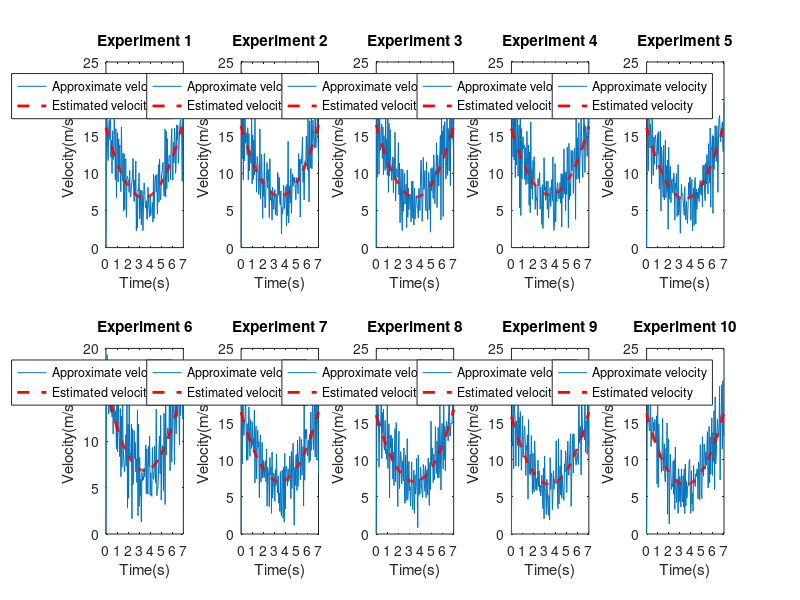

The MATLAB source for this figure:
%%
% ESC597 |Assignment 5
% 10/01/2019
% 6. part 
%Written by Mecit Altan Alioglu
%%
clc
clear all

load Assignment5Data.txt

A= Assignment5Data;

for j=1:10
for i=2:141
    
V(i,j)=sqrt((A(i,3*j-1)-A(i-1,3*j-1))^2+(A(i,3*j)-A(i-1,3*j))^2+(A(i,3*j+1)-A(i-1,3*j+1))^2)/(A(i,1)-A(i-1,1));
% Velocity is approximated as displacement between two point divided by the
% time interval
%Displacement: (sqrt((Xi-Xi-1)^2+(Yi-Yi-1)^2+(Zi-Zi-1)^2)
%Time:(ti-ti-1)


end
end



for i=1:10
subplot(2,5,i)
c = polyfit(A(:,1),V(:,i),2); %Polynomial curve fitting is applied to estimate the velocity

Fline = polyval(c,A(:,1));
    plot(A(:,1),V(:,i)) %Approximated velocity is plotted
    hold on
    plot(A(:,1),Fline,'r--','LineWidth',2) %Estimation for velocity is plotted
    hold off
title(['Experiment ',num2str(i)])
xlabel('Time(s)')
ylabel('Velocity(m/s)')
legend('Approximate velocity','Estimated velocity')
end
    
    